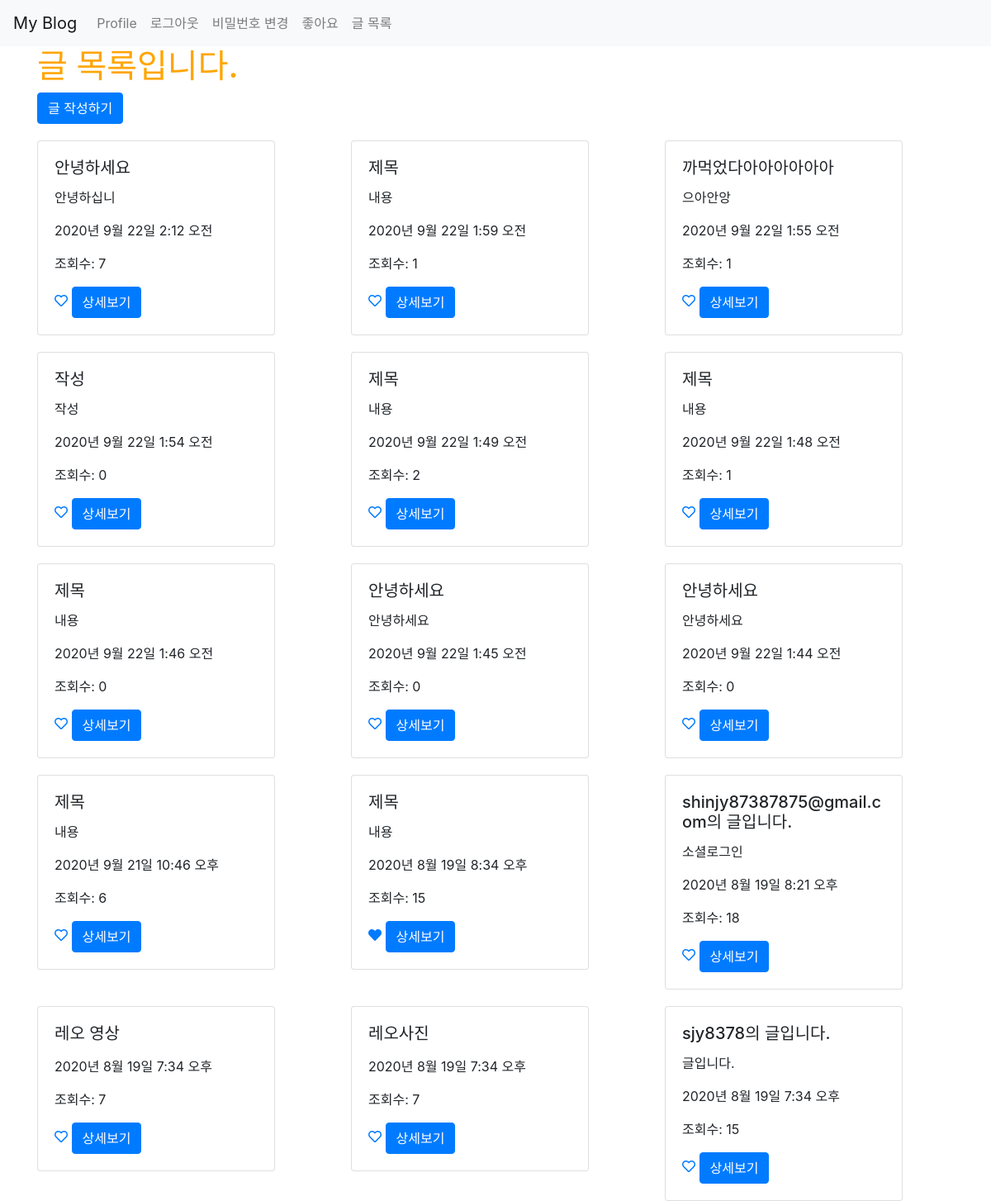
Screenshot of /posts/ (signed in) with the database file from the repository.
### posts/models.py (models this page shows, shortened)
class Post(models.Model):
    title=models.CharField(max_length=50, null=False)
    content=models.TextField()
    view_count=models.IntegerField(default=0)#데이터 타입:정수형
    image = models.ImageField(upload_to='images/', null=True)
    created_at=models.DateTimeField(auto_now_add=True)#datetime:날짜+시간/date=날짜
    updated_at=models.DateTimeField(auto_now=True)
    user = models.ForeignKey(User, on_delete = models.CASCADE, null=True)#유저가 없어지면 포스트를 지우기 위해서 케스케이드(on _delete) 넣음
    like_user_set = models.ManyToManyField(User, blank=True, related_name="like_user_set", through="Like")

### posts/views.py (the view)
# urls.py: path('', views.main, name="main"),
def main(request):
    posts=Post.objects.all().order_by('-created_at')
    return render(request, 'posts/main.html', {'posts':posts})

### posts/templates/posts/main.html
{% extends 'base.html' %}
{% load static %}
{% block content %}
{% include 'shared/_navbar.html'%}
{% if user.is_authenticated %}
    <div class="container">
     <h1>글 목록입니다.</h1>
     <a href="{% url 'posts:new' %}" class="btn btn-primary">글 작성하기</a>
     <div class="row">
         {% for post in posts %}
         <div class="col-md-4 col-12">
              <div class="card" style="width: 18rem; margin-top: 20px;">
                   <div class="card-body">
                       <h5 class="card-title">{{ post.title }}</h5>
                        <p class="card-text">{{ post.content }}</p>
                         <p>{{ post.created_at }}</p>
                         <p>조회수: {{post.view_count}}</p>
                         <a href="{% url 'posts:post_like' post.id %}">
                            {% if user in post.like_user_set.all %}
                                <i class="fas fa-heart"></i>
                            {% else %}
                                <i class="far fa-heart"></i>
                            {% endif %}
                        </a>
                          <a href="{% url 'posts:show' post.pk %}" class="btn btn-primary">상세보기</a>
                        </div>
                    </div>
                </div>
                 {% endfor %}
            </div>
         </div>
        {% else %}
            <h3>로그인 후 이용 가능합니다.</h3>
            <a href="{% url 'account_login' %}" class="btn btn-warning"> 로그인</a>
            <a href="{% url 'account_signup' %}" class="btn btn-warning"> 회원가입</a>
        {% endif %}
    {% endblock %}

### myblog/static/css/project.css (style rules this page uses)
h1 { color:orange; }

### rows the page displays
Post: title "안녕하세요", content "안녕하십니", created_at "2020년 9월 22일 2:12 오전", view_count "7"
Post: title "제목", content "내용", created_at "2020년 9월 22일 1:59 오전", view_count "1"
Post: title "까먹었다아아아아아아", content "으아안앙", created_at "2020년 9월 22일 1:55 오전", view_count "1"
Post: title "작성", content "작성", created_at "2020년 9월 22일 1:54 오전", view_count "0"
Post: title "제목", content "내용", created_at "2020년 9월 22일 1:49 오전", view_count "2"
Post: title "제목", content "내용", created_at "2020년 9월 22일 1:48 오전", view_count "1"
Post: title "제목", content "내용", created_at "2020년 9월 22일 1:46 오전", view_count "0"
Post: title "안녕하세요", content "안녕하세요", created_at "2020년 9월 22일 1:45 오전", view_count "0"
Post: title "안녕하세요", content "안녕하세요", created_at "2020년 9월 22일 1:44 오전", view_count "0"
Post: title "제목", content "내용", created_at "2020년 9월 21일 10:46 오후", view_count "6"
Post: title "제목", content "내용", created_at "2020년 8월 19일 8:34 오후", view_count "15"
Post: title "shinjy87387875@gmail.com의 글입니다.", content "소셜로그인", created_at "2020년 8월 19일 8:21 오후", view_count "18"
Post: title "레오 영상", created_at "2020년 8월 19일 7:34 오후", view_count "7"
Post: title "레오사진", created_at "2020년 8월 19일 7:34 오후", view_count "7"
Post: title "sjy8378의 글입니다.", content "글입니다.", created_at "2020년 8월 19일 7:34 오후", view_count "15"
